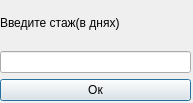
<?xml version="1.0" encoding="UTF-8"?>
<ui version="4.0">
 <class>dateinfo</class>
 <widget class="QDialog" name="dateinfo">
  <property name="geometry">
   <rect>
    <x>0</x>
    <y>0</y>
    <width>193</width>
    <height>103</height>
   </rect>
  </property>
  <property name="windowTitle">
   <string>Dialog</string>
  </property>
  <widget class="QWidget" name="gridLayoutWidget">
   <property name="geometry">
    <rect>
     <x>0</x>
     <y>0</y>
     <width>191</width>
     <height>101</height>
    </rect>
   </property>
   <layout class="QGridLayout" name="gridLayout">
    <item row="0" column="0">
     <widget class="QLabel" name="label">
      <property name="text">
       <string>Введите стаж(в днях)</string>
      </property>
     </widget>
    </item>
    <item row="1" column="0">
     <widget class="QLineEdit" name="lineEdit"/>
    </item>
    <item row="2" column="0">
     <widget class="QPushButton" name="pushButton">
      <property name="text">
       <string>Ок</string>
      </property>
     </widget>
    </item>
   </layout>
  </widget>
 </widget>
 <resources/>
 <connections/>
</ui>
